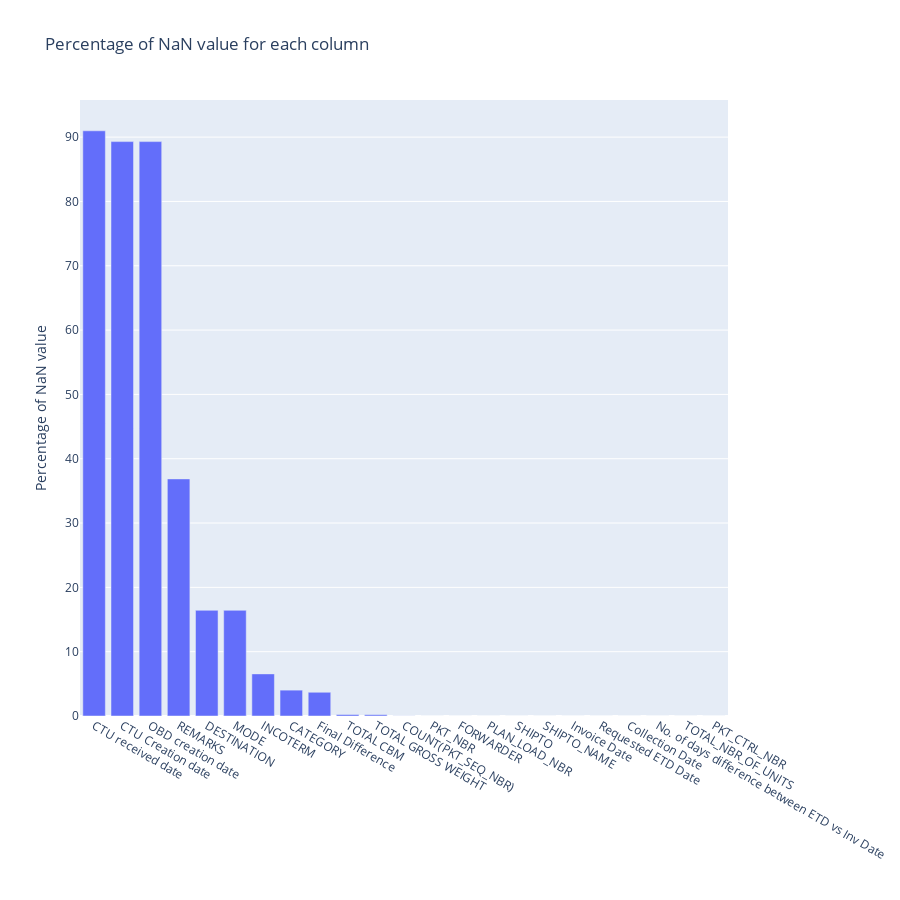

Source (notebook cell):
### Code cell
# A glance at the NaN values

df_isna = df_KPI.isna().sum().sort_values(ascending=False).reset_index()
df_isna.columns = ['column', 'count_nan']
df_isna['%'] = df_isna['count_nan']*100/df_KPI.shape[0]
px.bar(df_isna,
       x='column',
       y='%', 
       labels={'%':'Percentage of NaN value', 'column':''},
       title='Percentage of NaN value for each column', 
       height=900)

### Figure 1 — Plotly figure (JSON) as saved in the notebook; plotly's stock layout.template omitted (floating-point values rounded to 4 significant figures)
{"data": [{"alignmentgroup": "True", "hovertemplate": "=%{x}<br>Percentage of NaN value=%{y}<extra></extra>", "legendgroup": "", "marker": {"color": "#636efa"}, "name": "", "offsetgroup": "", "orientation": "v", "showlegend": false, "textposition": "auto", "type": "bar", "x": ["CTU received date", "CTU Creation date", "OBD creation date", "REMARKS", "DESTINATION", "MODE", "INCOTERM", "CATEGORY", "Final Difference", "TOTAL CBM", "TOTAL GROSS WEIGHT", "COUNT(PKT_SEQ_NBR)", "PKT_NBR", "FORWARDER", "PLAN_LOAD_NBR", "SHIPTO", "SHIPTO_NAME", "Invoice Date", "Requested ETD Date", "Collection Date", "No. of days difference between ETD vs Inv Date", "TOTAL_NBR_OF_UNITS", "PKT_CTRL_NBR"], "xaxis": "x", "y": [90.98, 89.3, 89.3, 36.86, 16.43, 16.43, 6.548, 4.02, 3.69, 0.2288, 0.204, 0.01516, 0, 0, 0, 0, 0, 0, 0, 0, 0, 0, 0], "yaxis": "y"}], "layout": {"barmode": "relative", "height": 900, "legend": {"tracegroupgap": 0}, "title": {"text": "Percentage of NaN value for each column"}, "xaxis": {"anchor": "y", "domain": [0, 1], "title": {"text": ""}}, "yaxis": {"anchor": "x", "domain": [0, 1], "title": {"text": "Percentage of NaN value"}}}}
